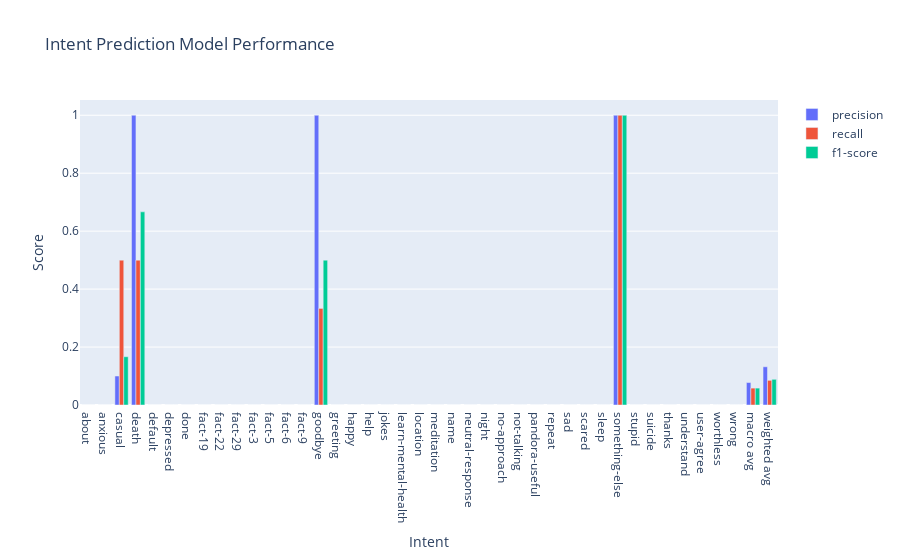

The cell this chart's notebook holds for it:
### Code cell
# Split the dataset into training and testing sets
X = df['patterns']
y = df['tag']
X_train, X_test, y_train, y_test = train_test_split(X, y, test_size=0.2, random_state=42)

# Vectorize the text data using TF-IDF
vectorizer = TfidfVectorizer()
X_train_vec = vectorizer.fit_transform(X_train)
X_test_vec = vectorizer.transform(X_test)

# Train a Support Vector Machine (SVM) classifier
model = SVC()
model.fit(X_train_vec, y_train)

# Predict intents for the testing set
y_pred = model.predict(X_test_vec)

# Evaluate the model's performance
report = classification_report(y_test, y_pred, output_dict=True, zero_division=0)

# Convert float values in the report to dictionaries
report = {label: {metric: report[label][metric] for metric in report[label]} for label in report if isinstance(report[label], dict)}

# Extract evaluation metrics
labels = list(report.keys())
evaluation_metrics = ['precision', 'recall', 'f1-score']
metric_scores = {metric: [report[label][metric] for label in labels if label in report] for metric in evaluation_metrics}

# Visualize the model's performance using a Plotly bar plot
fig = go.Figure()
for metric in evaluation_metrics:
    fig.add_trace(go.Bar(name=metric, x=labels, y=metric_scores[metric]))

fig.update_layout(title='Intent Prediction Model Performance',
                  xaxis_title='Intent',
                  yaxis_title='Score',
                  barmode='group')

fig.show()

### Figure 1 — Plotly figure (JSON) as saved in the notebook; plotly's stock layout.template omitted (floating-point values rounded to 4 significant figures)
{"data": [{"name": "precision", "type": "bar", "x": ["about", "anxious", "casual", "death", "default", "depressed", "done", "fact-19", "fact-22", "fact-29", "fact-3", "fact-5", "fact-6", "fact-9", "goodbye", "greeting", "happy", "help", "jokes", "learn-mental-health", "location", "meditation", "name", "neutral-response", "night", "no-approach", "not-talking", "pandora-useful", "repeat", "sad", "scared", "sleep", "something-else", "stupid", "suicide", "thanks", "understand", "user-agree", "worthless", "wrong", "macro avg", "weighted avg"], "y": [0, 0, 0.1, 1, 0, 0, 0, 0, 0, 0, 0, 0, 0, 0, 1, 0, 0, 0, 0, 0, 0, 0, 0, 0, 0, 0, 0, 0, 0, 0, 0, 0, 1, 0, 0, 0, 0, 0, 0, 0, 0.0775, 0.1319]}, {"name": "recall", "type": "bar", "x": ["about", "anxious", "casual", "death", "default", "depressed", "done", "fact-19", "fact-22", "fact-29", "fact-3", "fact-5", "fact-6", "fact-9", "goodbye", "greeting", "happy", "help", "jokes", "learn-mental-health", "location", "meditation", "name", "neutral-response", "night", "no-approach", "not-talking", "pandora-useful", "repeat", "sad", "scared", "sleep", "something-else", "stupid", "suicide", "thanks", "understand", "user-agree", "worthless", "wrong", "macro avg", "weighted avg"], "y": [0, 0, 0.5, 0.5, 0, 0, 0, 0, 0, 0, 0, 0, 0, 0, 0.3333, 0, 0, 0, 0, 0, 0, 0, 0, 0, 0, 0, 0, 0, 0, 0, 0, 0, 1, 0, 0, 0, 0, 0, 0, 0, 0.05833, 0.08511]}, {"name": "f1-score", "type": "bar", "x": ["about", "anxious", "casual", "death", "default", "depressed", "done", "fact-19", "fact-22", "fact-29", "fact-3", "fact-5", "fact-6", "fact-9", "goodbye", "greeting", "happy", "help", "jokes", "learn-mental-health", "location", "meditation", "name", "neutral-response", "night", "no-approach", "not-talking", "pandora-useful", "repeat", "sad", "scared", "sleep", "something-else", "stupid", "suicide", "thanks", "understand", "user-agree", "worthless", "wrong", "macro avg", "weighted avg"], "y": [0, 0, 0.1667, 0.6667, 0, 0, 0, 0, 0, 0, 0, 0, 0, 0, 0.5, 0, 0, 0, 0, 0, 0, 0, 0, 0, 0, 0, 0, 0, 0, 0, 0, 0, 1, 0, 0, 0, 0, 0, 0, 0, 0.05833, 0.08865]}], "layout": {"barmode": "group", "title": {"text": "Intent Prediction Model Performance"}, "xaxis": {"title": {"text": "Intent"}}, "yaxis": {"title": {"text": "Score"}}}}
